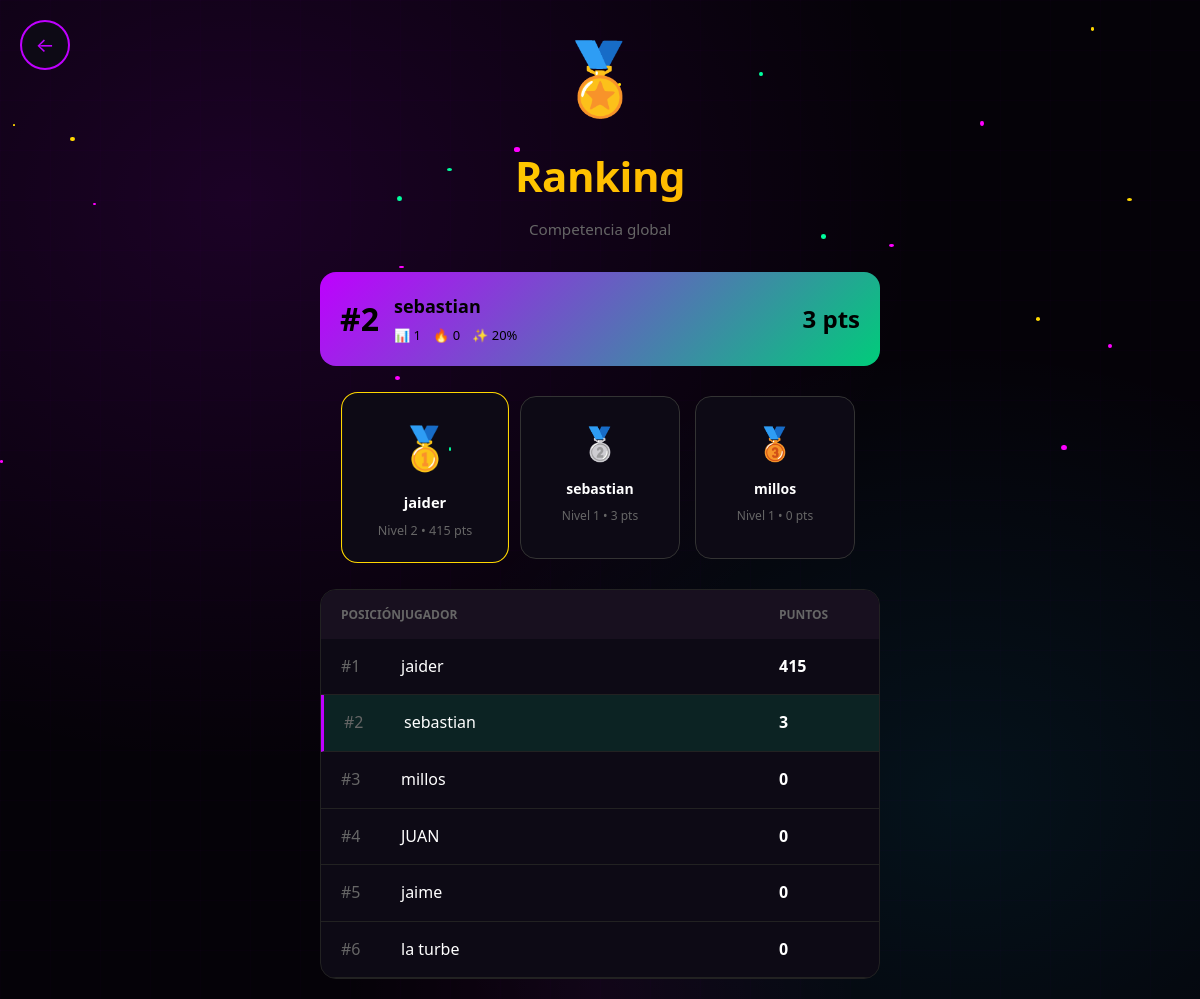
The page /ranking.php (signed in) on the database its author committed.
### tables this page shows
CREATE TABLE `usuarios` (
  `id` int(11) NOT NULL,
  `username` varchar(50) DEFAULT NULL,
  `password` varchar(255) DEFAULT NULL,
  `score` int(11) DEFAULT 0,
  `nivel` int(11) DEFAULT 1,
  `xp` int(11) DEFAULT 0,
  `vidas` int(11) DEFAULT 3,
  `racha` int(11) DEFAULT 0,
  `dificultad` int(11) DEFAULT 1,
  `ultima_fecha` datetime DEFAULT NULL,
  `max_racha` int(11) DEFAULT 0
);

### ranking.php (the view, shortened to what this page needs)
<?php
include "config.php";
$user = $conn->query("SELECT * FROM usuarios WHERE id=".$_SESSION["id"])->fetch_assoc();
$rankings = $conn->query("
    SELECT username, nivel, score, racha, max_racha, xp
    FROM usuarios
    ORDER BY score DESC, nivel DESC, xp DESC
")->fetch_all(MYSQLI_ASSOC);
$mi_posicion = 1;
foreach($rankings as $i => $r) {
    if($r["username"] == $user["username"]) {
        $mi_posicion = $i + 1;
        break;
    }
}
?>
<link rel="stylesheet" href="style.css">
<a href="menu.php" class="btn-float">←</a>
<div class="ranking-page">
    <div class="hero-section">
        <div class="hero-icon">🏅</div>
        <h1>Ranking</h1>
        <p>Competencia global</p>
    </div>
    <div class="my-rank-card">
        <div class="rank-position">#<?= $mi_posicion ?></div>
        <div class="rank-info">
            <span class="rank-name"><?= htmlspecialchars($user["username"]) ?></span>
            <span class="rank-stats">
                <span>📊 <?= $user["nivel"] ?></span>
                <span>🔥 <?= $user["racha"] ?></span>
                <span>✨ <?= $user["xp"] ?>%</span>
            </span>
        </div>
        <div class="rank-score"><?= $user["score"] ?> pts</div>
    </div>
    <div class="top-3">
        <?php
        $top = array_slice($rankings, 0, 3);
        $medals = ['🥇', '🥈', '🥉'];
        foreach($top as $i => $r):
        ?>
        <div class="top-card" style="animation-delay: <?= $i * 0.1 ?>s">
            <div class="top-medal"><?= $medals[$i] ?></div>
            <div class="top-info">
                <div class="top-name"><?= htmlspecialchars($r["username"]) ?></div>
                <div class="top-stats">Nivel <?= $r["nivel"] ?> • <?= $r["score"] ?> pts</div>
            </div>
        </div>
        <?php endforeach; ?>
    </div>
    <div class="ranking-list">
        <div class="list-header">
            <span>Posición</span>
            <span>Jugador</span>
            <span>Puntos</span>
        </div>
        <?php foreach($rankings as $i => $r): ?>
        <div class="ranking-row <?= $r['username'] == $user['username'] ? 'mine' : '' ?>" style="animation-delay: <?= $i * 0.03 ?>s">
            <span class="pos">#<?= $i + 1 ?></span>
            <span class="name"><?= htmlspecialchars($r["username"]) ?></span>
            <span class="score"><?= $r["score"] ?></span>
        </div>
        <?php endforeach; ?>
    </div>
</div>

### style.css (style rules this page uses)
* { margin: 0; padding: 0; box-sizing: border-box; }
h1, h2, h3, h4 { font-weight: 700; letter-spacing: -0.5px; }
h1 { font-size: 2.5rem; background: linear-gradient(135deg, var(--primary) 0%, var(--accent-cyan) 100%); -webkit-background-clip: text; -webkit-text-fill-color: transparent; background-clip: text; }
p { color: var(--text-muted); font-size: 0.95rem; }
a { color: var(--primary); text-decoration: none; transition: all 0.3s; }

### ranking.php (style rules this page uses)
.ranking-page { max-width: 600px; margin: 0 auto; padding: 20px; animation: pageEnter 0.6s ease-out; }
.btn-float { position: fixed; top: 20px; left: 20px; width: 50px; height: 50px; background: var(--bg-light); border: 2px solid var(--primary); border-radius: 50%; display: flex; align-items: center; justify-content: center; font-size: 20px; color: var(--primary); text-decoration: none; z-index: 100; transition: all 0.3s; }
.hero-section { text-align: center; margin-bottom: 30px; }
.hero-icon { font-size: 70px; margin-bottom: 10px; animation: bounce 2s ease-in-out infinite; }
.hero-section h1 { font-size: 42px; margin-bottom: 8px; background: linear-gradient(135deg, #ffd700, #ffaa00); -webkit-background-clip: text; -webkit-text-fill-color: transparent; background-clip: text; }
.hero-section p { color: var(--text-dim); }
.my-rank-card { display: flex; align-items: center; gap: 15px; background: linear-gradient(135deg, var(--primary), #00cc7a); border-radius: 16px; padding: 20px; margin-bottom: 30px; color: #000; }
.my-rank-card .rank-position { font-size: 32px; font-weight: bold; }
.my-rank-card .rank-info { flex: 1; }
.my-rank-card .rank-name { font-size: 18px; font-weight: bold; display: block; }
.my-rank-card .rank-stats { display: flex; gap: 12px; font-size: 13px; margin-top: 5px; }
.my-rank-card .rank-score { font-size: 24px; font-weight: bold; }
.top-3 { display: flex; justify-content: center; gap: 15px; margin-bottom: 30px; }
.top-card { flex: 1; max-width: 160px; background: var(--bg-light); border: 1px solid #333; border-radius: 16px; padding: 20px; text-align: center; animation: slideUp 0.5s ease-out backwards; }
.top-card:first-child { border-color: #ffd700; transform: scale(1.05); }
.top-card:first-child .top-medal { font-size: 40px; }
.top-medal { font-size: 32px; margin-bottom: 10px; }
.top-name { font-weight: 600; font-size: 14px; margin-bottom: 5px; }
.top-stats { font-size: 12px; color: var(--text-dim); }
.ranking-list { background: var(--bg-light); border: 1px solid #222; border-radius: 16px; overflow: hidden; }
.list-header { display: grid; grid-template-columns: 60px 1fr 80px; padding: 15px 20px; background: var(--bg-lighter); font-size: 12px; color: var(--text-dim); font-weight: 600; text-transform: uppercase; }
.ranking-row { display: grid; grid-template-columns: 60px 1fr 80px; padding: 15px 20px; border-bottom: 1px solid #222; align-items: center; transition: all 0.3s; animation: slideIn 0.4s ease-out backwards; }
.ranking-row.mine { background: rgba(0,255,159,0.1); border-left: 3px solid var(--primary); }
.ranking-row .pos { color: var(--text-dim); }
.ranking-row .name { font-weight: 500; }
.ranking-row .score { color: var(--warning); font-weight: 600; }

### rows shown on the page
usuarios: username "sebastian", nivel "1", racha "0", xp "20", score "3", i "🥈"
usuarios: i "🥇", username "jaider", nivel "2", score "415"
usuarios: i "🥉", username "millos", nivel "1", score "0"
usuarios: username "JUAN", score "0"
usuarios: username "jaime", score "0"
usuarios: username "la turbe", score "0"

### other values the page prints
$mi_posicion "2"
